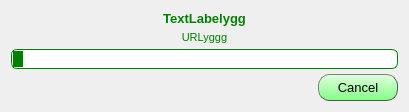
<?xml version="1.0" encoding="UTF-8"?>
<ui version="4.0">
 <class>ConnectionProgress</class>
 <widget class="QDialog" name="ConnectionProgress">
  <property name="windowModality">
   <enum>Qt::WindowModal</enum>
  </property>
  <property name="geometry">
   <rect>
    <x>0</x>
    <y>0</y>
    <width>409</width>
    <height>110</height>
   </rect>
  </property>
  <property name="sizePolicy">
   <sizepolicy hsizetype="Preferred" vsizetype="Preferred">
    <horstretch>0</horstretch>
    <verstretch>0</verstretch>
   </sizepolicy>
  </property>
  <property name="windowTitle">
   <string>Connecting to radio</string>
  </property>
  <property name="layoutDirection">
   <enum>Qt::RightToLeft</enum>
  </property>
  <property name="styleSheet">
   <string notr="true">QLabel{
color:green;
}

QPushButton {
color: #000000;
border: 1px outset #555;
border-radius: 11px;
padding: 5px;

background:  qlineargradient(spread:pad, x1:0, y1:0, x2:0, y2:1, stop: 0 rgb(224, 255, 224), stop: 1  rgba(133, 255, 133));
}



QPushButton:hover {
color: #ffffff;
border: 2px solid #555;
background: qradialgradient(cx: 0.3, cy: -0.4,
fx: 0.3, fy: -0.4,
radius: 1.35, stop: 0 #28ff28, stop: 1#3ec43e);
}

QPushButton:pressed {
border: 2px solid #555;
background: qradialgradient(cx: 0.4, cy: -0.1,
fx: 0.4, fy: -0.1,
radius: 1.35, stop: 0 #fff, stop: 1 #ddd);
}</string>
  </property>
  <property name="sizeGripEnabled">
   <bool>false</bool>
  </property>
  <property name="modal">
   <bool>true</bool>
  </property>
  <layout class="QFormLayout" name="formLayout">
   <property name="horizontalSpacing">
    <number>5</number>
   </property>
   <property name="verticalSpacing">
    <number>5</number>
   </property>
   <item row="0" column="0" colspan="2">
    <widget class="QLabel" name="lRadioTitle">
     <property name="sizePolicy">
      <sizepolicy hsizetype="Expanding" vsizetype="Preferred">
       <horstretch>0</horstretch>
       <verstretch>0</verstretch>
      </sizepolicy>
     </property>
     <property name="font">
      <font>
       <pointsize>10</pointsize>
       <weight>75</weight>
       <bold>true</bold>
      </font>
     </property>
     <property name="text">
      <string>TextLabelygg</string>
     </property>
     <property name="alignment">
      <set>Qt::AlignCenter</set>
     </property>
     <property name="wordWrap">
      <bool>true</bool>
     </property>
    </widget>
   </item>
   <item row="1" column="0" colspan="2">
    <widget class="QLabel" name="lURL">
     <property name="font">
      <font>
       <pointsize>8</pointsize>
       <weight>50</weight>
       <bold>false</bold>
      </font>
     </property>
     <property name="text">
      <string>URLyggg</string>
     </property>
     <property name="alignment">
      <set>Qt::AlignCenter</set>
     </property>
     <property name="wordWrap">
      <bool>true</bool>
     </property>
    </widget>
   </item>
   <item row="2" column="0" colspan="2">
    <widget class="QProgressBar" name="lConnectBar">
     <property name="maximumSize">
      <size>
       <width>16777215</width>
       <height>20</height>
      </size>
     </property>
     <property name="layoutDirection">
      <enum>Qt::LeftToRight</enum>
     </property>
     <property name="styleSheet">
      <string notr="true">QProgressBar{
    border: 1px solid green;
    border-radius: 6px;
    text-align: center
}

QProgressBar::chunk {
    background-color: green;
    width: 10px;
    margin: 1px;
}</string>
     </property>
     <property name="maximum">
      <number>1000</number>
     </property>
     <property name="value">
      <number>25</number>
     </property>
     <property name="textVisible">
      <bool>false</bool>
     </property>
    </widget>
   </item>
   <item row="3" column="0">
    <widget class="QPushButton" name="pbCancel">
     <property name="sizePolicy">
      <sizepolicy hsizetype="Preferred" vsizetype="Preferred">
       <horstretch>0</horstretch>
       <verstretch>0</verstretch>
      </sizepolicy>
     </property>
     <property name="minimumSize">
      <size>
       <width>80</width>
       <height>0</height>
      </size>
     </property>
     <property name="font">
      <font>
       <pointsize>10</pointsize>
      </font>
     </property>
     <property name="layoutDirection">
      <enum>Qt::LeftToRight</enum>
     </property>
     <property name="text">
      <string>Cancel</string>
     </property>
    </widget>
   </item>
  </layout>
 </widget>
 <resources/>
 <connections/>
</ui>
